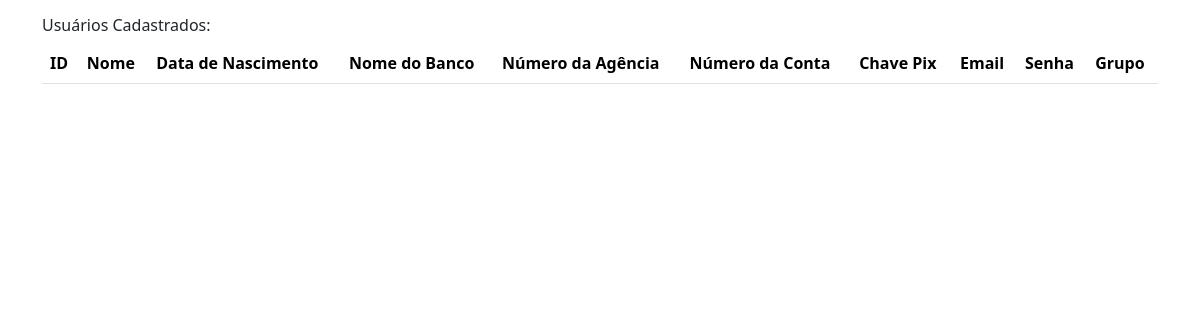
The app's page /usuarioslistados.php, older data.
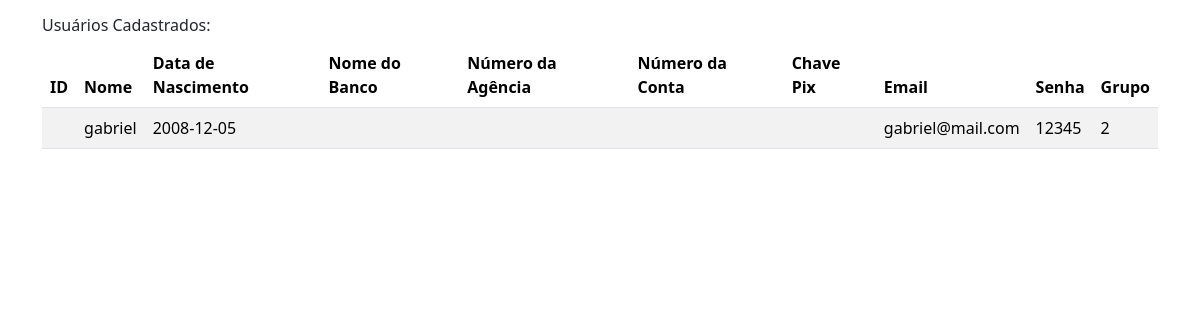
The same page, newer data.
### tables this page shows
CREATE TABLE `usuarios` (
  `id_usuario` int(11) NOT NULL,
  `nome_usuario` varchar(128) NOT NULL,
  `data_de_nascimento` date NOT NULL,
  `data_criacao` datetime NOT NULL DEFAULT current_timestamp(),
  `email` varchar(64) NOT NULL,
  `senha` varchar(64) NOT NULL,
  `id_grupo` int(1) NOT NULL
);

### usuarioslistados.php (the view, shortened to what this page needs)
<?php
include "connect.php";
?>
<!DOCTYPE html>
                <html lang="pt-br">
                <head>
                <link href="https://cdn.jsdelivr.net/npm/bootstrap@5.3.3/dist/css/bootstrap.min.css" rel="stylesheet">
                </head>
                <body>
                <div class="container mt-3">
                <h6>Usuários Cadastrados:</h6>
                <table class="table table-striped">
                    <thead>
                    <tr>
                        <th>ID</th>
                        <th>Nome</th>
                        <th>Data de Nascimento</th>
                        <th>Nome do Banco</th>
                        <th>Número da Agência</th>
                        <th>Número da Conta</th>
                        <th>Chave Pix</th>
                        <th>Email</th>
                        <th>Senha</th>
                        <th>Grupo</th>
                    </tr>
                    </thead>
                    <tbody>
                        <?php
                        $sql = 'select * from usuarios';
                        $result = $conn->query($sql);
                            if ($result->num_rows > 0) {
                                while($row = $result->fetch_assoc()) {
                                echo "<tr><td>".$row['id']."</td><td>"
                                .$row['nome_usuario']."</td><td>"
                                .$row['data_de_nascimento']."</td><td>"
                                .$row['nome_banco']."</td><td>"
                                .$row['numero_agencia']."</td><td>"
                                .$row['numero_conta']."</td><td>"
                                .$row['chave_pix']."</td><td>"
                                .$row['email']."</td><td>"
                                .$row['senha']."</td><td>"
                                .$row['id_grupo']."</td></tr>";
                                }
                            }
                        ?>
                    </tbody>
                </table>
                </div>
                </body>
                </html>

Row changes from the older to the newer data that the page shows:
added usuarios: nome_usuario "gabriel", data_de_nascimento "2008-12-05", email "gabriel@mail.com", senha "12345", id_grupo "2"
